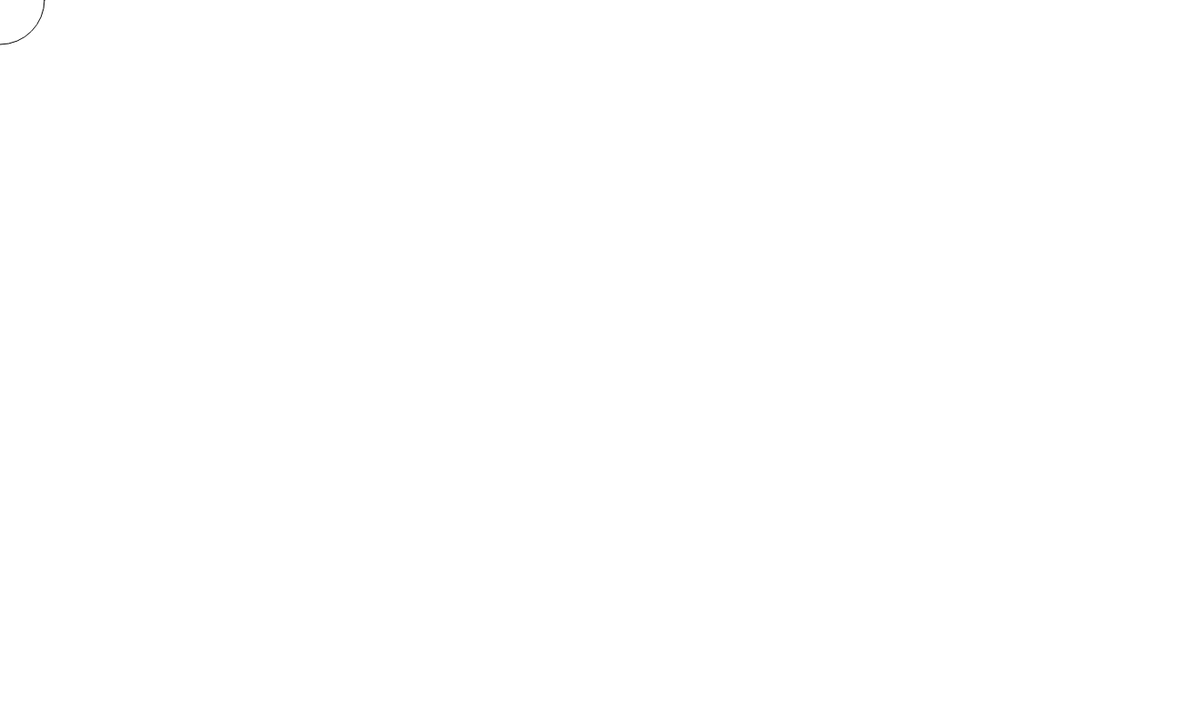
Frame 1 (no input)
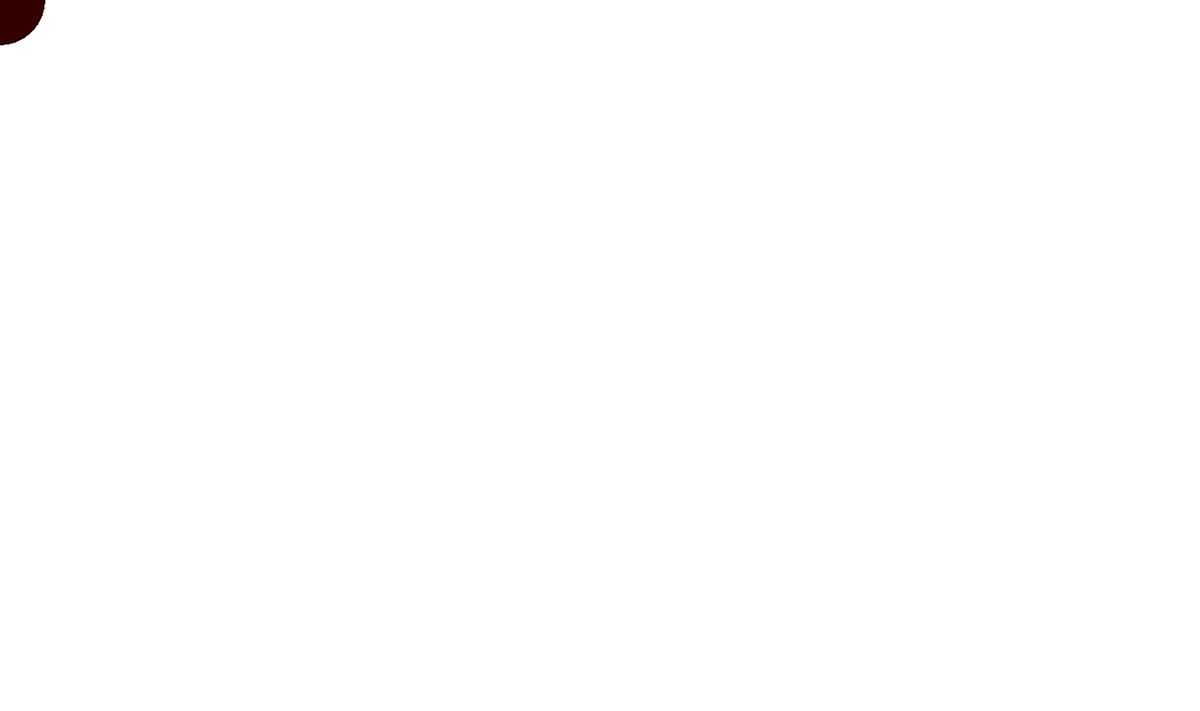
Frame 60 (no input)
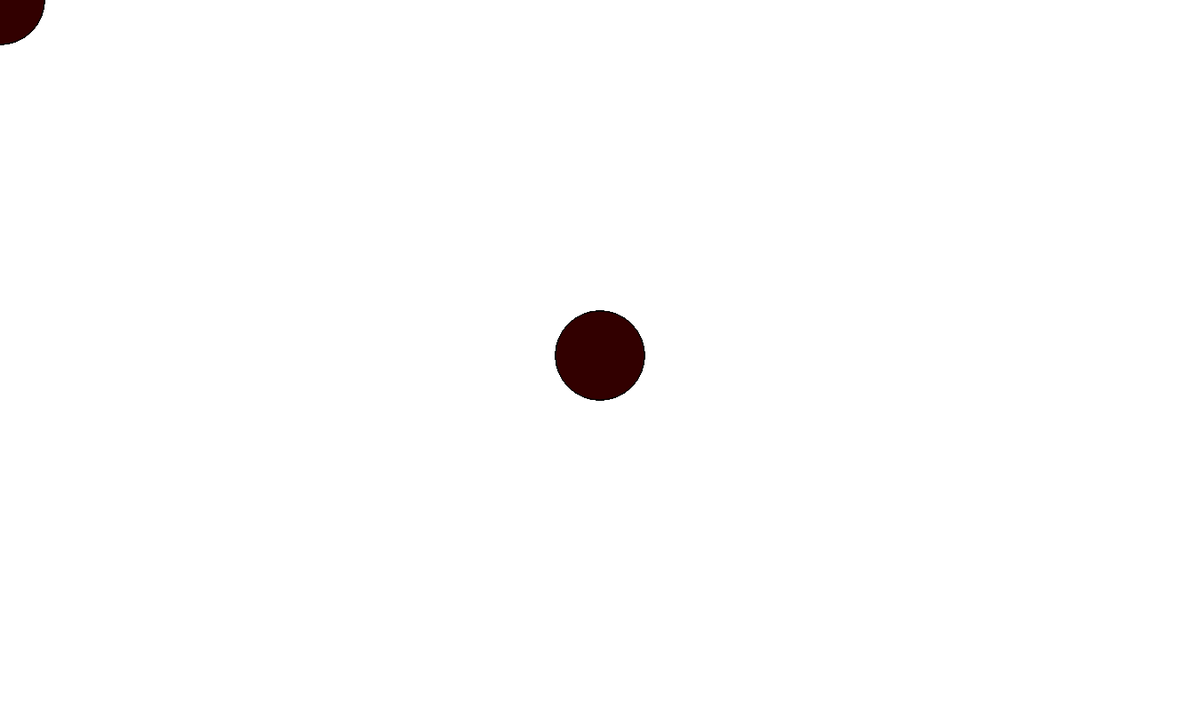
Frame 120 (the mouse pressed at the canvas centre since frame 60)

The p5.js sketch that drew these frames (run headless with seeded random() and noise() and a simulated clock; from frame 60 on, the mouse is pressed at the canvas centre):

// p5.js sketch
// ── sketch.js
function setup() {
  createCanvas( 1350 , 800 );
}

function draw() {
  ellipse( mouseX , mouseY , 100 , 100 );
  fill( 50 , 0 , 0 );
}
